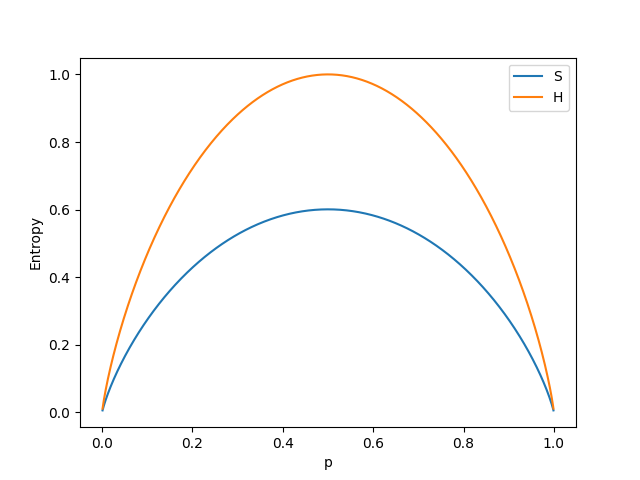

This chart was generated by the following Python code:
import numpy as np
import matplotlib.pyplot as plt

p=np.arange(0.0,1.0,0.001)
st=np.sqrt(1-2*p*(1-p))
S=-0.5*((1+st)*np.log2(0.5*(1+st))+(1-st)*np.log2(0.5*(1-st)))
H=-p*np.log2(p)-(1-p)*np.log2(1-p)

plt.plot(p,S, label="S")
plt.plot(p,H, label="H")
plt.legend()
plt.xlabel('p')
plt.ylabel('Entropy')
plt.savefig('Chapter 11/12.png')
plt.show()